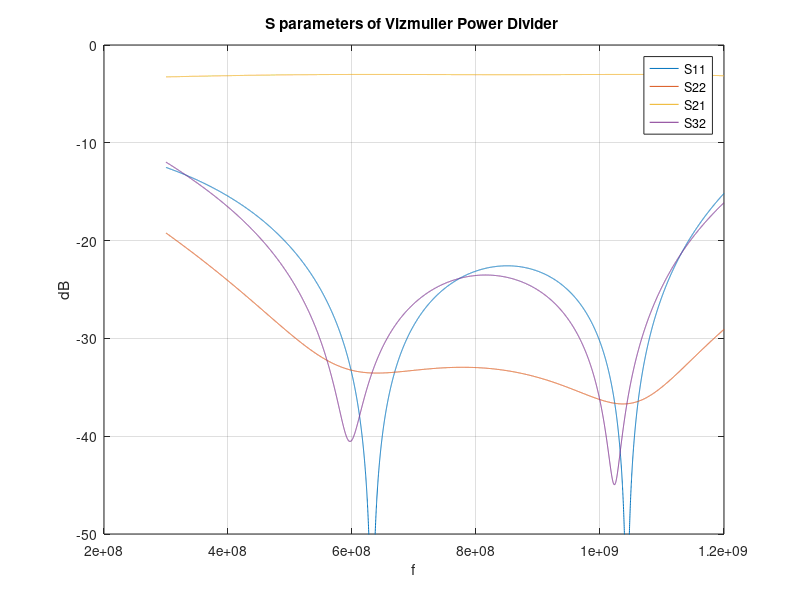

The MATLAB source for this figure:
% Microwaves 2
% 2nd Project 

clearvars
close all

%Constants & Variables
Z1 = 50;
Z2 = 100;
Z0 = 50;
R1 = 92;
R2 = 253;
C1 = 0.86*10^-12;
C2 = 0.85*10^-12;
f = 300*10^6:10^5:1200*10^6;
f0 = 600*10^6;
length1 = 1.13*10^(-2);
length2 = 2.84*10^(-2);
theta1 = length1/(8*(length1+length2))*f/f0;
theta2 = length2/(8*(length1+length2))*f/f0;

%S11
Zin1 = Z2*(Z0+(1i)*Z2*tan(2*pi*theta1))./(Z2+(1i)*Z0*tan(2*pi*theta1));
Zin2 = Z1*(Zin1+(1i)*Z1*tan(2*pi*theta2))./(Z1+(1i)*Zin1.*tan(2*pi*theta2));
Zin3 = Z2*(Zin2+(1i)*Z2*tan(2*pi*theta2))./(Z2+(1i)*Zin2.*tan(2*pi*theta2));
Zin4 = Z1*(Zin3+(1i)*Z1*tan(2*pi*theta1))./(Z1+(1i)*Zin3.*tan(2*pi*theta1));
Zin = 0.5*Zin4;
S11 = (Zin-Z1)./(Zin+Z1);

%S21
S21 = zeros(1,length(f));
for j = 1:length(f)
    ABCD1 = [cos(2*pi*theta1(j)) (1i)*Z1*sin(2*pi*theta1(j));((1i)/Z1)*sin(2*pi*theta1(j)) cos(2*pi*theta1(j))];
    ABCD2 = [cos(2*pi*theta2(j)) (1i)*Z2*sin(2*pi*theta2(j));((1i)/Z2)*sin(2*pi*theta2(j)) cos(2*pi*theta2(j))];
    ABCD3 = [cos(2*pi*theta2(j)) (1i)*Z1*sin(2*pi*theta2(j));((1i)/Z1)*sin(2*pi*theta2(j)) cos(2*pi*theta2(j))];
    ABCD4 = [cos(2*pi*theta1(j)) (1i)*Z2*sin(2*pi*theta1(j));((1i)/Z2)*sin(2*pi*theta1(j)) cos(2*pi*theta1(j))];
    ABCD = ABCD1*ABCD2*ABCD3*ABCD4;
    S21(j) = (1+S11(j))/(ABCD(1,1)+ABCD(1,2)/Z0);
end

%S22
%Even
Zin1 = Z1*(2*Z0+(1i)*Z1*tan(2*pi*theta1))./(Z1+(1i)*2*Z0*tan(2*pi*theta1));
Zin2 = Z2*(Zin1+(1i)*Z2*tan(2*pi*theta2))./(Z2+(1i)*Zin1.*tan(2*pi*theta2));
Zin3 = Z1*(Zin2+(1i)*Z1*tan(2*pi*theta2))./(Z1+(1i)*Zin2.*tan(2*pi*theta2));
Zin4 = Z2*(Zin3+(1i)*Z2*tan(2*pi*theta1))./(Z2+(1i)*Zin3.*tan(2*pi*theta1));
GammaEven = (Zin4-Z0)./(Zin4+Z0);

%Odd
Zin1 = (1i)*Z1*tan(2*pi*theta1);
Zin2 = Z2*(Zin1+(1i)*Z2*tan(2*pi*theta2))./(Z2+(1i)*Zin1.*tan(2*pi*theta2));
Yin3 = (2/R1)*ones(1,length(f))+(1i)*(2*pi*f*2*C1)+(1./Zin2);
Zin3 = 1./(Yin3);
Zin4 = Z1*(Zin3+(1i)*Z1*tan(2*pi*theta2))./(Z1+(1i)*Zin3.*tan(2*pi*theta2));
Zin5 = Z2*(Zin4+(1i)*Z2*tan(2*pi*theta1))./(Z2+(1i)*Zin4.*tan(2*pi*theta1));
Yin6 = (2/R2)*ones(1,length(f))+(1i)*(2*pi*f*2*C2)+(1./Zin5);
Zin6 = 1./Yin6;
GammaOdd = (Zin6-Z0)./(Zin6+Z0);
S22 = 0.5*(GammaEven+GammaOdd);

%S32
S32=0.5*(GammaEven-GammaOdd);

%Plots
figure
plot(f, 20*log10(abs(S11)))
hold on
plot(f, 20*log10(abs(S22)))
plot(f, 20*log10(abs(S21)))
plot(f, 20*log10(abs(S32)))
grid on
ylim([-50 0])   
legend('S11','S22','S21','S32')
ylabel('dB')
xlabel('f')
title('S parameters of Vizmuller Power Divider ')

%Bandwidth
for i = 1:length(S32)
    if 20*log10(S32(i)) < -20
        break
    end
end
for j = i:length(S32)
    if 20*log10(S32(j)) > -20
        break
    end
end
BW = 100*(f(j)-f(i))/f0;
